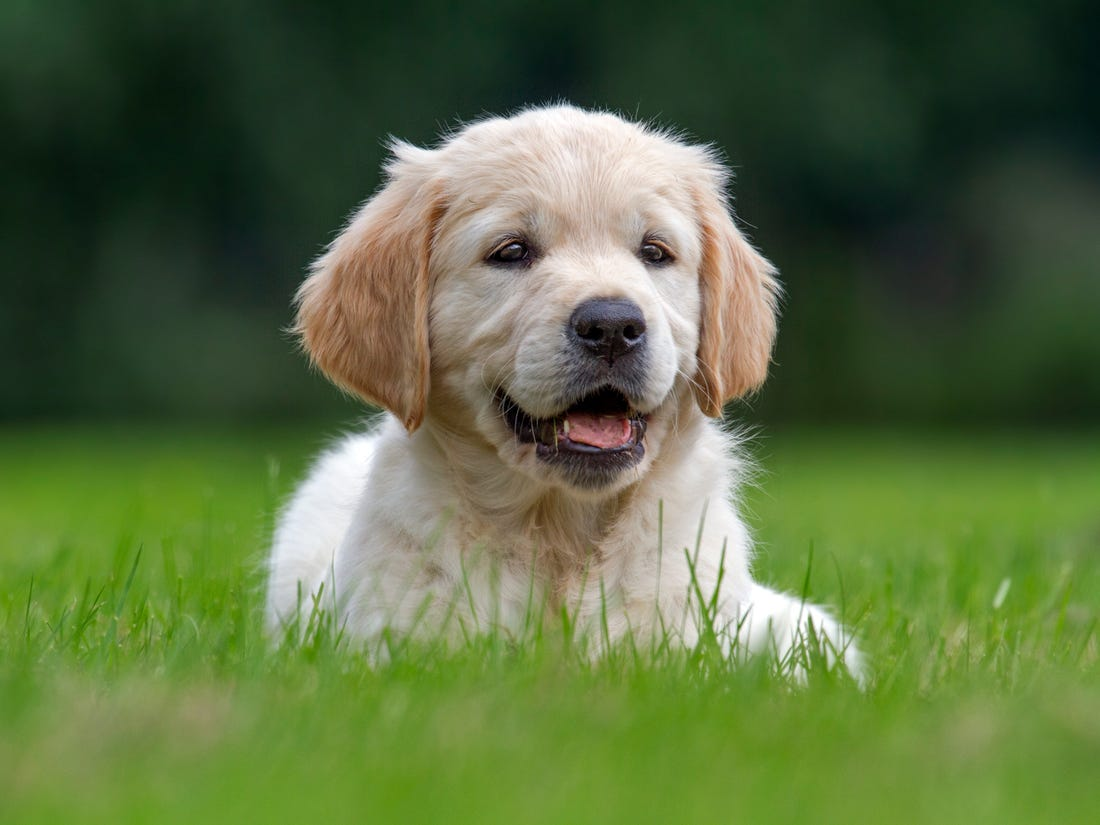
#> input picture server/PythonProject1/test-images/dog1-test.jpg, 1100 x 825 px
$ python -i testing-feature-importance.py   (imports and definitions only)
#> lines starting #> are read from the running program, lines starting #| are printed output that depends on the picture
import numpy as np
import matplotlib.pyplot as plt
from skimage.io import imread
from skimage.transform import resize
from skimage.color import rgb2gray
from skimage.feature import hog
import pickle

# Load the trained SVM model
# [2 lines not run here, left out]

# Function to extract HOG features
def extract_hog(image):
    image_resized = resize(image, (128, 128))
    image_gray = rgb2gray(image_resized)
    features, _ = hog(image_gray, pixels_per_cell=(8, 8), cells_per_block=(2, 2), orientations=9, visualize=True)
    return features

# Function to generate occlusion heatmap
def occlusion_sensitivity(image_path, patch_size=10):
#> called with image_path = 'test-images/dog1-test.jpg', patch_size = 10
    original_image = imread(image_path)
#> original_image is the input picture: shape (825, 1100, 3); mean R, G, B 89.4, 108, 64.9
    original_image = resize(original_image, (128, 128))  # Resize for consistency
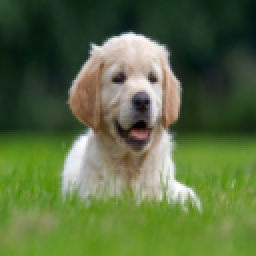
#> original_image: shape (128, 128, 3) float64 (shown 2 times larger); mean R, G, B 0.351, 0.424, 0.254

    # Get original prediction
    original_features = extract_hog(original_image).reshape(1, -1)
#> in extract_hog, `image_gray = rgb2gray(image_resized)`:
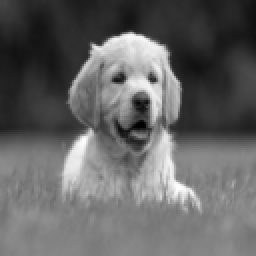
#> image_gray: shape (128, 128) float64 (shown 2 times larger); min 0.00362, max 0.999, mean 0.396
#> in extract_hog, `features, _ = hog(image_gray, pixels_per_cell=(8, 8), cells_per_block=..`: features = 8100 values, max 0.648 at index 4234, min 0 at index 5, mean 0.124
#> (the run stopped early here; a loop or call above may not have finished)

$ run again, on server/PythonProject1/test-images/dog2-test.jpg
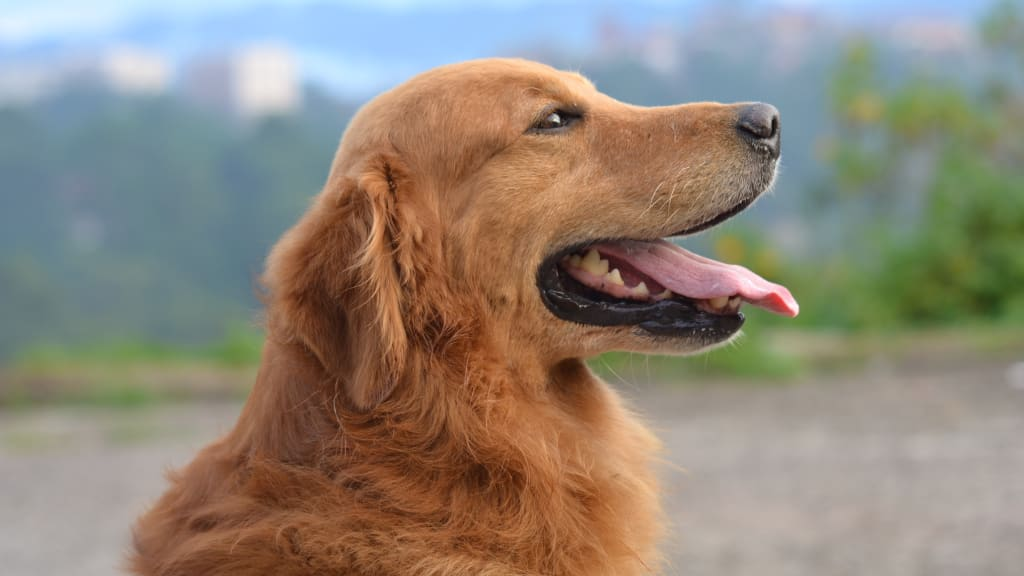
#> input picture server/PythonProject1/test-images/dog2-test.jpg, 1024 x 576 px
#> in occlusion_sensitivity, original_image is the input picture: shape (576, 1024, 3); mean R, G, B 143.9, 134.4, 121.6
#> in occlusion_sensitivity, `original_image = resize(original_image, (128, 128))`:
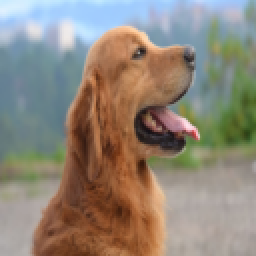
#> original_image: shape (128, 128, 3) float64 (shown 2 times larger); mean R, G, B 0.564, 0.527, 0.477
#> in extract_hog, `image_gray = rgb2gray(image_resized)`:
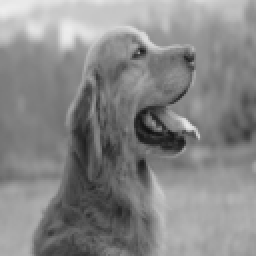
#> image_gray: shape (128, 128) float64 (shown 2 times larger); min 0.0659, max 0.934, mean 0.531
#> features = 8100 values, max 0.556 at index 2835, min 0 at index 1, mean 0.132

$ run again, on server/PythonProject1/test-images/cat2-test.jpg
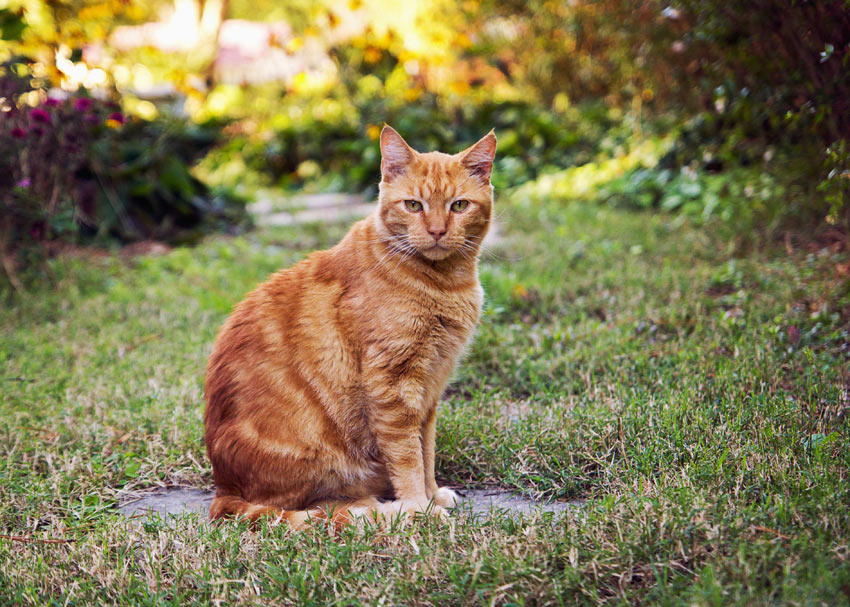
#> input picture server/PythonProject1/test-images/cat2-test.jpg, 850 x 607 px
#> in occlusion_sensitivity, original_image is the input picture: shape (607, 850, 3); mean R, G, B 129.7, 119.8, 80.5
#> in occlusion_sensitivity, `original_image = resize(original_image, (128, 128))`:
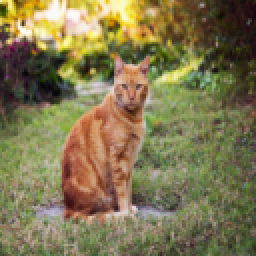
#> original_image: shape (128, 128, 3) float64 (shown 2 times larger); mean R, G, B 0.508, 0.47, 0.316
#> in extract_hog, `image_gray = rgb2gray(image_resized)`:
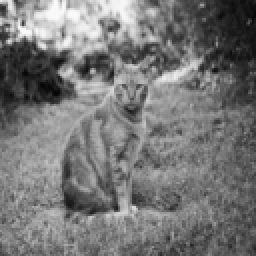
#> image_gray: shape (128, 128) float64 (shown 2 times larger); min 0.0224, max 0.982, mean 0.467
#> features = 8100 values, max 0.315 at index 4942, min 0 at index 86, mean 0.151

$ run again, on server/PythonProject1/test-images/cat3.jpg
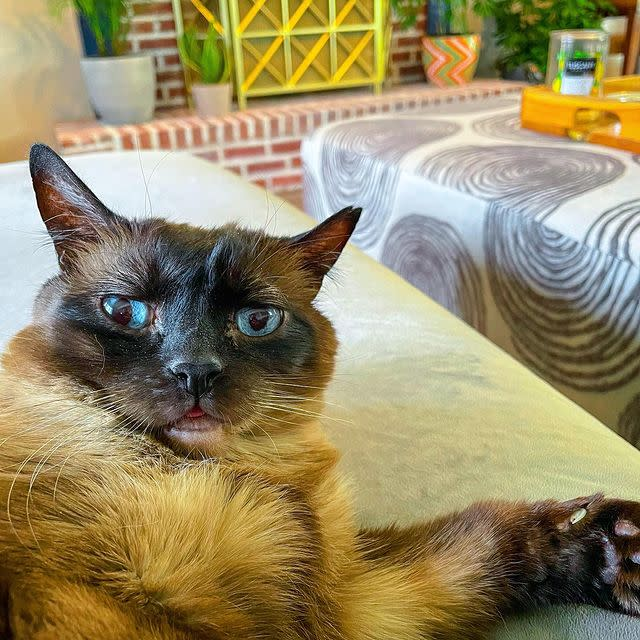
#> input picture server/PythonProject1/test-images/cat3.jpg, 640 x 640 px
#> in occlusion_sensitivity, original_image is the input picture: shape (640, 640, 3); mean R, G, B 151.1, 138.5, 101.6
#> in occlusion_sensitivity, `original_image = resize(original_image, (128, 128))`:
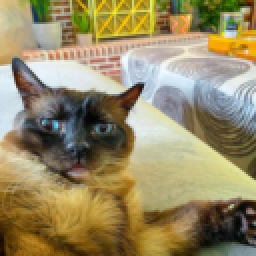
#> original_image: shape (128, 128, 3) float64 (shown 2 times larger); mean R, G, B 0.592, 0.543, 0.398
#> in extract_hog, `image_gray = rgb2gray(image_resized)`:
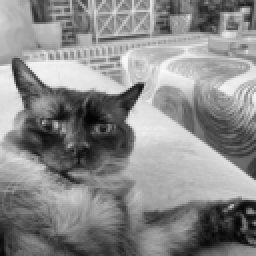
#> image_gray: shape (128, 128) float64 (shown 2 times larger); min 0.0157, max 0.98, mean 0.543
#> features = 8100 values, max 0.668 at index 5307, min 0 at index 5, mean 0.134
